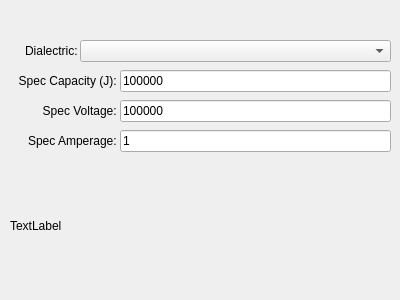
<?xml version="1.0" encoding="UTF-8"?>
<ui version="4.0">
 <class>CapacitorDesigner</class>
 <widget class="QDialog" name="CapacitorDesigner">
  <property name="geometry">
   <rect>
    <x>0</x>
    <y>0</y>
    <width>400</width>
    <height>300</height>
   </rect>
  </property>
  <property name="sizePolicy">
   <sizepolicy hsizetype="Fixed" vsizetype="Minimum">
    <horstretch>0</horstretch>
    <verstretch>0</verstretch>
   </sizepolicy>
  </property>
  <property name="minimumSize">
   <size>
    <width>400</width>
    <height>300</height>
   </size>
  </property>
  <property name="maximumSize">
   <size>
    <width>400</width>
    <height>300</height>
   </size>
  </property>
  <property name="windowTitle">
   <string>Dialog</string>
  </property>
  <widget class="QComboBox" name="dialectric">
   <property name="geometry">
    <rect>
     <x>80</x>
     <y>40</y>
     <width>311</width>
     <height>22</height>
    </rect>
   </property>
  </widget>
  <widget class="QLabel" name="label">
   <property name="geometry">
    <rect>
     <x>10</x>
     <y>40</y>
     <width>71</width>
     <height>21</height>
    </rect>
   </property>
   <property name="text">
    <string>Dialectric: </string>
   </property>
   <property name="alignment">
    <set>Qt::AlignRight|Qt::AlignTrailing|Qt::AlignVCenter</set>
   </property>
  </widget>
  <widget class="QLabel" name="label_3">
   <property name="geometry">
    <rect>
     <x>10</x>
     <y>70</y>
     <width>110</width>
     <height>21</height>
    </rect>
   </property>
   <property name="text">
    <string>Spec Capacity (J): </string>
   </property>
   <property name="alignment">
    <set>Qt::AlignRight|Qt::AlignTrailing|Qt::AlignVCenter</set>
   </property>
  </widget>
  <widget class="QLineEdit" name="capacity_edit">
   <property name="geometry">
    <rect>
     <x>120</x>
     <y>70</y>
     <width>271</width>
     <height>22</height>
    </rect>
   </property>
   <property name="inputMethodHints">
    <set>Qt::ImhNone</set>
   </property>
   <property name="text">
    <string>100000</string>
   </property>
  </widget>
  <widget class="QLabel" name="details">
   <property name="geometry">
    <rect>
     <x>10</x>
     <y>160</y>
     <width>381</width>
     <height>131</height>
    </rect>
   </property>
   <property name="text">
    <string>TextLabel</string>
   </property>
  </widget>
  <widget class="QLabel" name="label_5">
   <property name="geometry">
    <rect>
     <x>10</x>
     <y>100</y>
     <width>110</width>
     <height>21</height>
    </rect>
   </property>
   <property name="inputMethodHints">
    <set>Qt::ImhNone</set>
   </property>
   <property name="text">
    <string>Spec Voltage: </string>
   </property>
   <property name="alignment">
    <set>Qt::AlignRight|Qt::AlignTrailing|Qt::AlignVCenter</set>
   </property>
  </widget>
  <widget class="QLineEdit" name="voltage_edit">
   <property name="geometry">
    <rect>
     <x>120</x>
     <y>100</y>
     <width>271</width>
     <height>22</height>
    </rect>
   </property>
   <property name="inputMethodHints">
    <set>Qt::ImhNone</set>
   </property>
   <property name="text">
    <string>100000</string>
   </property>
  </widget>
  <widget class="QLineEdit" name="amperage_edit">
   <property name="geometry">
    <rect>
     <x>120</x>
     <y>130</y>
     <width>271</width>
     <height>22</height>
    </rect>
   </property>
   <property name="inputMethodHints">
    <set>Qt::ImhNone</set>
   </property>
   <property name="text">
    <string>1</string>
   </property>
  </widget>
  <widget class="QLabel" name="label_6">
   <property name="geometry">
    <rect>
     <x>10</x>
     <y>130</y>
     <width>110</width>
     <height>21</height>
    </rect>
   </property>
   <property name="inputMethodHints">
    <set>Qt::ImhNone</set>
   </property>
   <property name="text">
    <string>Spec Amperage: </string>
   </property>
   <property name="alignment">
    <set>Qt::AlignRight|Qt::AlignTrailing|Qt::AlignVCenter</set>
   </property>
  </widget>
 </widget>
 <resources/>
 <connections/>
</ui>
